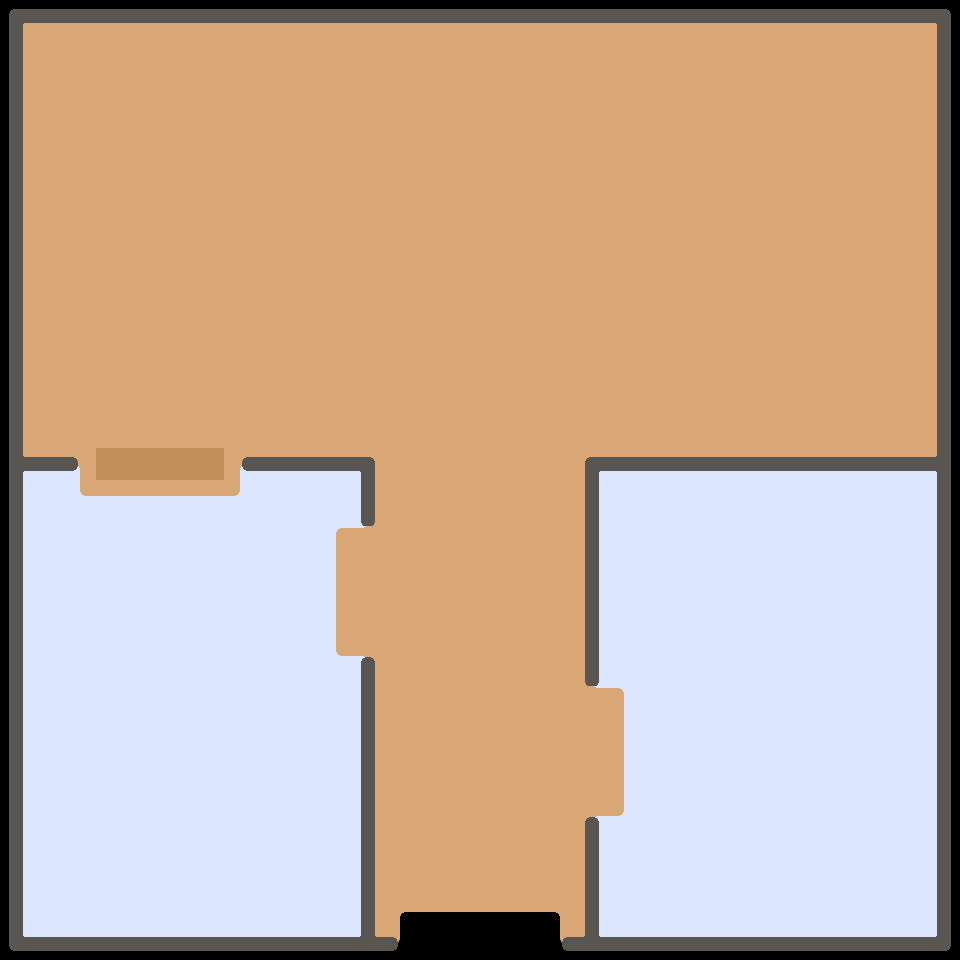

This game map was drawn from its Tiled (.tmx) file and the tilesets committed beside it. A one-line description and the trimmed map source follow:
An orthogonal 30x30 tile map with 32x32 px tiles, 3 tile layers (Base Floor, Wood, Walls) and 33 objects (5x Room, 5x Flower, 4x Door, 4x Crop, 4x Butterfly, ...).

<map version="1.10" tiledversion="1.11.2" orientation="orthogonal" renderorder="right-down" width="30" height="30" tilewidth="32" tileheight="32" infinite="0" nextlayerid="12" nextobjectid="129">
 <properties>
  <property name="buildPolicy" value="full" />
  <property name="description" value="A cozy place for your Mytes" />
  <property name="displayName" value="Your Home" />
  <property name="location" value="inside" />
  <property name="name" value="Your Home" />
  <property name="region" value="home" />
  <property name="worldX" value="0" />
  <property name="worldY" value="1" />
 </properties>
 <tileset firstgid="1" source="../tilesets/walls3.tsx" />
 <layer id="3" name="Base Floor" width="30" height="30">
  <data>[900 cells, 892 non-empty, 11 distinct tile ids]</data>
 </layer>
 <layer id="5" name="Wood" width="30" height="30" opacity="0.9">
  <data>[900 cells, 582 non-empty, 13 distinct tile ids]</data>
 </layer>
 <layer id="4" name="Walls" width="30" height="30">
  <properties>
   <property name="blocksLineOfSight" type="bool" value="true" />
   <property name="wallConnectGroup" value="plaster_wall" />
   <property name="wallConstructionId" value="plaster_wall" />
   <property name="wallFinishId" value="plaster_plain" />
   <property name="wallHeightCells" type="int" value="5" />
  </properties>
  <data>[900 cells, 152 non-empty, 13 distinct tile ids]</data>
 </layer>
 <objectgroup id="11" name="Rooms">
  <object id="124" name="Room" x="608" y="480" width="320" height="448">
   <properties>
    <property name="displayName" value="Bedroom" />
    <property name="floorFinishId" value="floor_carpet_sage" />
    <property name="roomId" value="zone_bedroom" />
    <property name="wallFinishId" value="wallpaper_blue_flower" />
    <property name="zoneType" value="rest" />
   </properties>
  </object>
  <object id="125" name="Room" x="32" y="480" width="320" height="448">
   <properties>
    <property name="displayName" value="Playroom" />
    <property name="floorFinishId" value="floor_boards" />
    <property name="roomId" value="zone_playroom" />
    <property name="wallFinishId" value="paint_sage" />
    <property name="zoneType" value="play" />
   </properties>
  </object>
  <object id="126" name="Room" x="32" y="32" width="448" height="416">
   <properties>
    <property name="displayName" value="Kitchen" />
    <property name="floorFinishId" value="floor_tile_check" />
    <property name="roomId" value="zone_kitchen" />
    <property name="zoneType" value="food" />
   </properties>
  </object>
  <object id="127" name="Room" x="480" y="32" width="448" height="416">
   <properties>
    <property name="displayName" value="Chatroom" />
    <property name="floorFinishId" value="floor_boards_walnut" />
    <property name="roomId" value="zone_chatroom" />
    <property name="wallFinishId" value="paint_terracotta" />
    <property name="zoneType" value="social" />
   </properties>
  </object>
  <object id="128" name="Room" x="384" y="480" width="192" height="448">
   <properties>
    <property name="displayName" value="Hallway" />
    <property name="roomId" value="zone_hallway" />
   </properties>
  </object>
 </objectgroup>
 <objectgroup id="7" name="Objects">
  <properties>
   <property name="displayName" value="Your House" />
  </properties>
  <object id="120" name="Painting" x="128" y="0" width="36" height="28">
   <properties>
    <property name="face" value="south" />
    <property name="u" type="float" value="16" />
    <property name="v" type="float" value="0.4" />
    <property name="variant" value="painting" />
    <property name="wallFixture" type="bool" value="true" />
    <property name="socketId" value="surface" />
   </properties>
  </object>
  <object id="123" name="Painting" x="704" y="448" width="36" height="28">
   <properties>
    <property name="face" value="south" />
    <property name="u" type="float" value="16" />
    <property name="v" type="float" value="0.4" />
    <property name="variant" value="painting_still_life" />
    <property name="wallFixture" type="bool" value="true" />
    <property name="socketId" value="surface" />
   </properties>
  </object>
  <object id="121" name="Window" x="320" y="0" width="64" height="32">
   <properties>
    <property name="blocksLineOfSight" type="bool" value="false" />
    <property name="continuesTopTrim" type="bool" value="true" />
    <property name="openingHeight" type="int" value="64" />
    <property name="sillHeight" type="int" value="32" />
    <property name="wallOpening" type="bool" value="true" />
   </properties>
  </object>
  <object id="122" name="Window" x="576" y="0" width="128" height="32">
   <properties>
    <property name="blocksLineOfSight" type="bool" value="false" />
    <property name="continuesTopTrim" type="bool" value="true" />
    <property name="openingHeight" type="int" value="64" />
    <property name="sillHeight" type="int" value="32" />
    <property name="variant" value="double" />
    <property name="wallOpening" type="bool" value="true" />
   </properties>
  </object>
  <object id="5" name="Door" x="576" y="704" width="32" height="96">
   <properties>
    <property name="direction" value="Right" />
    <property name="openingHeight" type="int" value="128" />
    <property name="wallOpening" type="bool" value="true" />
    <property name="sillHeight" type="int" value="0" />
    <property name="continuesTopTrim" type="bool" value="false" />
   </properties>
  </object>
  <object id="7" name="Door" x="416" y="928" width="128" height="32">
   <properties>
    <property name="direction" value="Horizontal" />
    <property name="openingHeight" type="int" value="128" />
    <property name="wallOpening" type="bool" value="true" />
    <property name="sillHeight" type="int" value="0" />
    <property name="continuesTopTrim" type="bool" value="false" />
   </properties>
  </object>
  <object id="113" name="Rug" x="640" y="576" width="192" height="128">
   <properties>
    <property name="variant" value="rug_default" />
   </properties>
  </object>
  <object id="16" name="Bed" x="704" y="480" width="128" height="256">
   <properties>
    <property name="claimedBy" value="Lentil" />
    <property name="direction" value="S" />
    <property name="variant" value="bed_big_long" />
   </properties>
  </object>
  <object id="65" name="Portal" x="544" y="192" width="128" height="128">
   <properties>
    <property name="portalId" value="house_outside" />
    <property name="targetMap" value="Outside" />
    <property name="targetPortalId" value="outside_house" />
   </properties>
  </object>
  <object id="68" name="Ball" x="160" y="128" width="64" height="64">
   <properties>
    <property name="variant" value="red_ball" />
   </properties>
  </object>
  <object id="69" name="Flower" x="768" y="256" width="64" height="64">
   <properties>
    <property name="variant" value="flower_1" />
   </properties>
  </object>
  <object id="71" name="Flower" x="768" y="96" width="64" height="64">
   <properties>
    <property name="variant" value="flower_1" />
   </properties>
  </object>
  </objectgroup>
 <objectgroup id="10" name="Mobs">
  <!-- 5 objects omitted --></objectgroup>
</map>
<!-- 16 of 33 objects omitted -->
